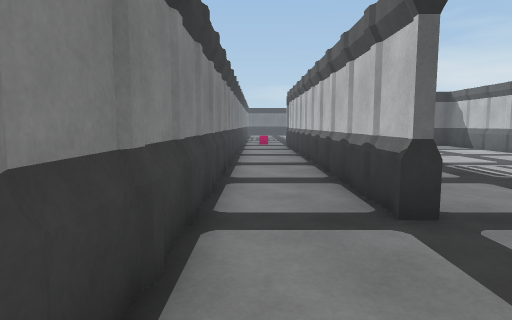
view 1 (above)

21 first-person views from a walk through a Unity game level. The camera is 1.2 m above the floor, tilts 6° down and sees 75° across. The floor is counted in squares, 1.03 m on a side. Each view is taken from the middle of a square. On the plan, view 1 faces up. The plan holds only what a view shows up to about 14 squares ahead; the rest is blank. The place goes on beyond the plan. The player character is not drawn.

view 2
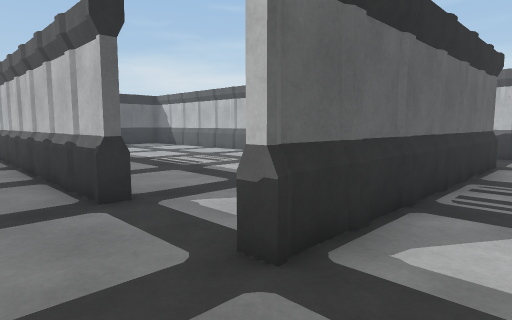

view 3
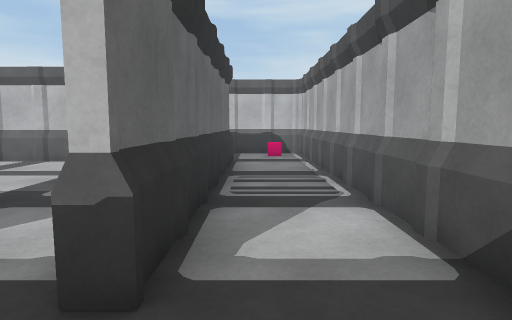

view 4
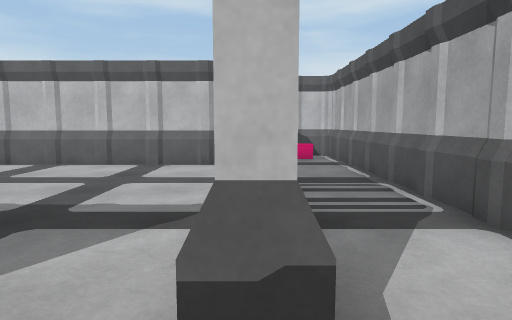

view 5
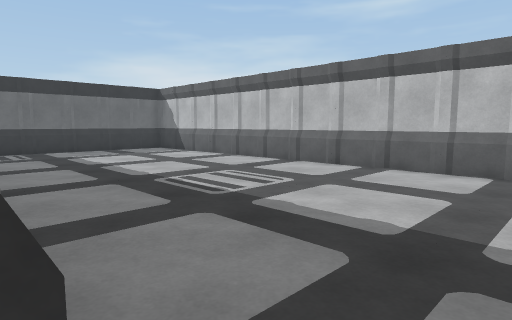

view 6
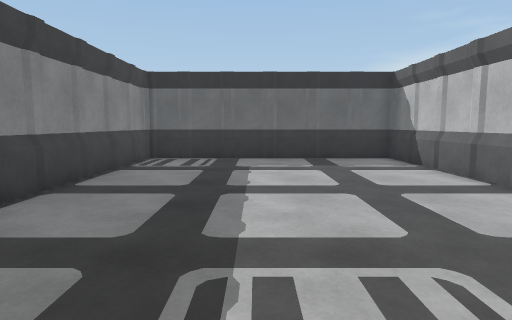

view 7
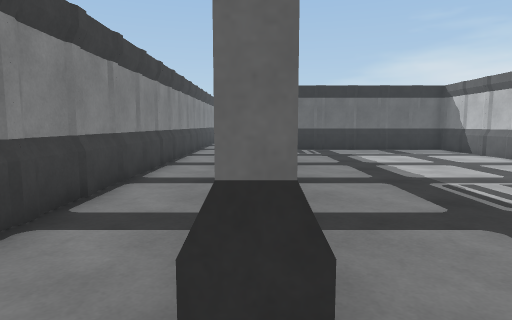

view 8
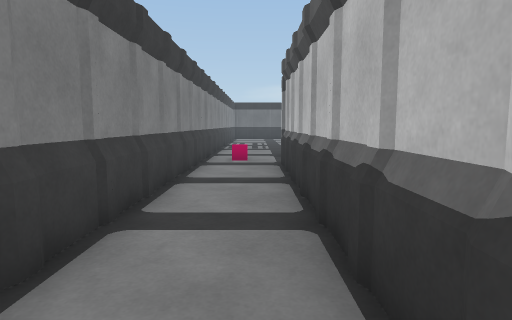

view 9
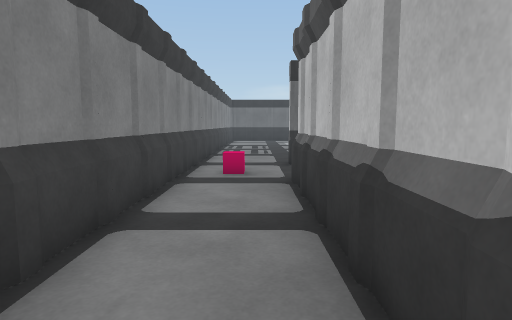

view 10
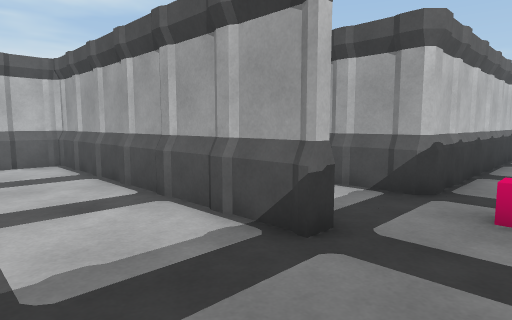

view 11
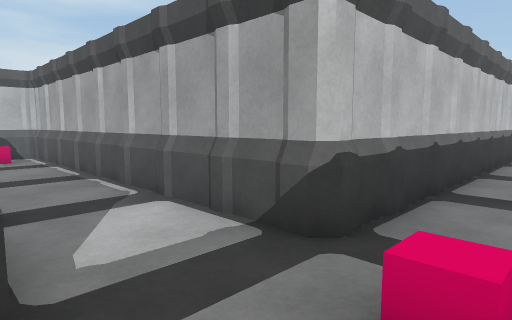

view 12
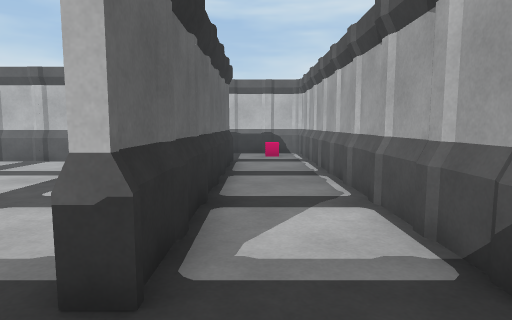

view 13
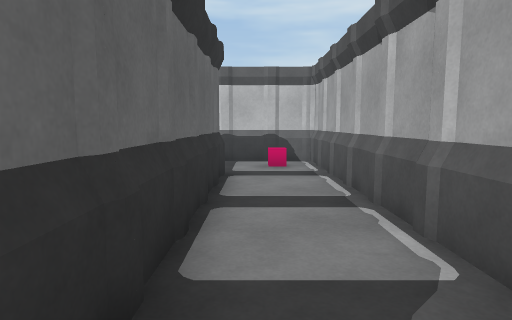

view 14
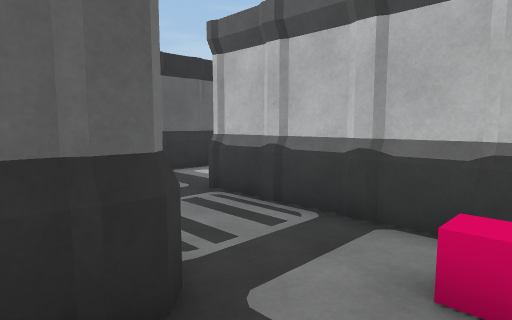

view 15
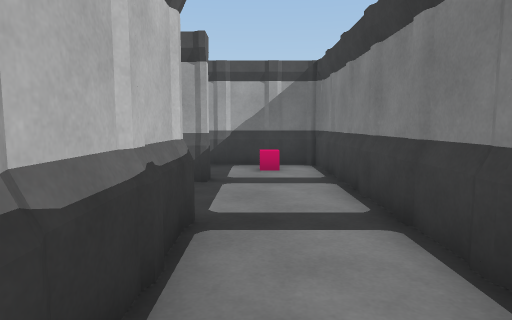

view 16
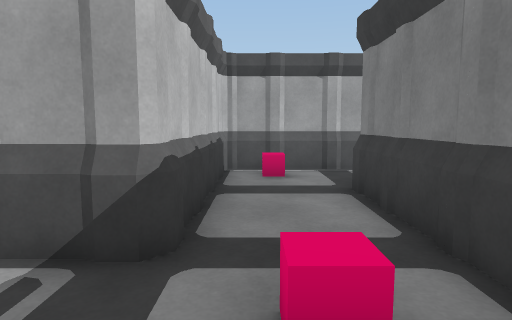

view 17
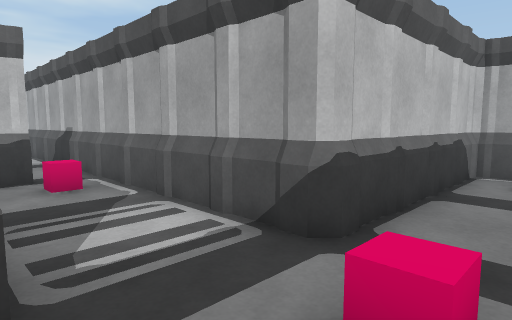

view 18
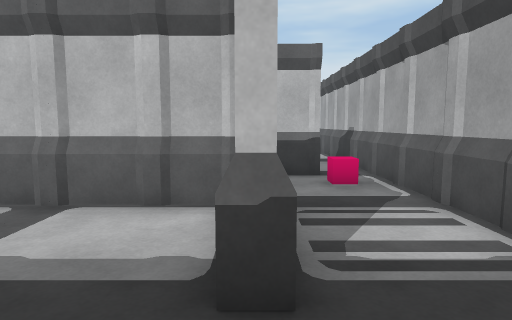

view 19
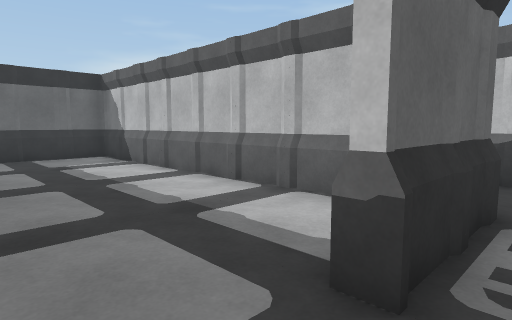

view 20
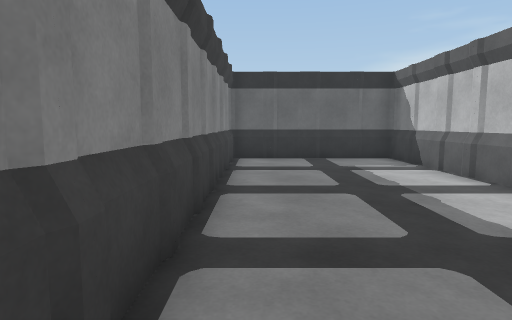

view 21
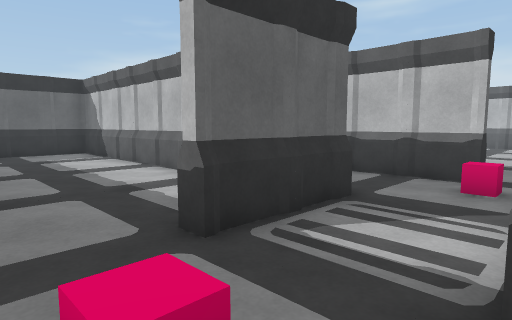

### Floor plan
Points are (right, up) in squares from view 1. A wall is a line through its corners. A room is listed if a view was taken in it or the views show most of it. See-through windows are left out.
Room 1 (views 1, 2, 3, 4, 5, 7, 8, 9, 10, 11, 12, 13, 14, 15, 21)
walls: (-0.9, 12.8) (-0.9, 11.8); (-0.9, 14.2) (-0.9, 13.2); (-0.9, 11.6) (-0.9, 10.2); (-0.9, 15.8) (-0.9, 14.8); (-0.9, 9.8) (-0.9, 8.8); (1.9, 8.8) (1.9, 19.2) (13.8, 19.2); (-0.9, 17.2) (-0.9, 16.2); (-0.9, 8.2) (-0.9, 7.2); (1.9, 7.3) (1.9, 8.6); (1.8, 19) (1.9, 19.2); (-0.9, 18.8) (-0.9, 17.8); (-0.9, 6.8) (-0.9, 6); (1.9, 5.8) (1.9, 7.1); (-0.9, 20.2) (-0.9, 19.2); (-0.9, 5.6) (-0.9, 4.2); (1.9, 4.3) (1.9, 5.6); (1.9, 21.8) (1.9, 22.1) (6.6, 22.1); (-0.9, 21.8) (-0.9, 20.9); (2.4, 4) (1.8, 4); (3.6, 21.9) (2, 21.9); (-0.9, 3.8) (-0.9, 2.8); (4.8, 21.9) (3.8, 21.9); (-0.9, 23.2) (-0.9, 22.4); (6.6, 21.9) (5.3, 21.9); (6.8, 22.1) (8.1, 22.1); (-0.9, 2.2) (-0.9, 1.2); (7.8, 21.9) (6.8, 21.9); (8.2, 22.1) (9.6, 22.1); (-0.9, 24.8) (-0.9, 24); (9.3, 21.9) (8.4, 21.9); (-0.9, 0.8) (-0.9, -0.2); (1.9, 0.6) (1.9, 1.1) (2.6, 1.1); (9.8, 22.1) (10.9, 22.1) (10.9, 23.6); (11.1, 4.8) (11.1, 4.3); (11.1, 21.9) (10, 21.9); (11.1, 3.8) (11.1, 2.8); (11.2, 22.1) (10.9, 21.8); (-0.9, -0.9) (-0.9, -1.5); (14, 19.2) (14, 24.8); (11.1, 2.3) (11.1, 1.5); (-0.5, -1.9) (3.2, -1.9); (3.8, -1.9) (5.1, -1.9); (5.2, -1.9) (6.2, -1.9); (11, 0.9) (2, 0.9); (6.8, -1.9) (7.8, -1.9); (8.2, -1.9) (9.6, -1.9); (9.8, -1.9) (12.2, -1.9); (12.4, -1.9) (13.8, -1.9); (14, -1.9) (14, 4.2)
low walls: (1.8, 4) (1.8, 19); (-0.8, 25.1) (-0.8, -1.8); (10.9, 21.8) (1.9, 21.8); (13.8, 19.2) (13.8, 25); (13.8, -1.9) (13.8, 4.1)
ways out: opening at (2.5, 2.5) to room 2; opening at (12.5, 4.5) to room 3; gap at (14, 25)
Room 2 (view 6)
walls: (10.9, 9.9) (10.9, 12.8); (10.9, 13.2) (10.9, 14.2); (10.9, 14.8) (10.9, 17.6); (10.9, 17.8) (10.9, 18.9) (6.8, 18.9); (10.9, 2.1) (10.9, 9.8); (6.2, 18.9) (2.2, 18.9) (2.2, 11.9)
ways out: opening at (2.5, 2.5) to room 1
Room 3 (views 16, 17, 18, 19, 20)
walls: (11.1, 11.3) (11.1, 10.3); (11.1, 9.8) (11.1, 8); (16.9, 7.2) (16.9, 16.1); (11.1, 12.8) (11.1, 11.9); (14, 6.6) (14, 7.2); (17.1, 6.9) (14, 6.9); (11.1, 14.3) (11.1, 13.5); (16.9, 16.2) (16.9, 17.6); (11.1, 15.8) (11.1, 15.1); (13.8, 4.1) (14, 4.2) (20.4, 4.2); (16.9, 17.8) (16.9, 18.9) (12.8, 18.9); (11.1, 17.3) (11.1, 16.8); (20.2, 5.5) (19.8, 5.5) (19.8, 8.6); (12.2, 18.9) (11.2, 18.9)
ways out: opening at (12.5, 4.5) to room 1; opening at (20, 5)

Positions as (right, up) in squares from view 1, and headings:
1: (0, 0), facing up
2: (0, -1), facing up-right
3: (0, 0), facing right
4: (1, 1), facing right
5: (2, 3), facing up-right
6: (6, 7), facing up
7: (2, 3), facing up
8: (1, 9), facing up
9: (1, 12), facing up
10: (0, 25), facing down-right
11: (0, 22), facing down-right
12: (0, 21), facing right
13: (3, 21), facing right
14: (10, 20), facing up-right
15: (1, 8), facing down
16: (13, 7), facing down
17: (12, 7), facing down-right
18: (12, 7), facing right
19: (12, 6), facing up-right
20: (12, 7), facing up
21: (12, 4), facing up-right
